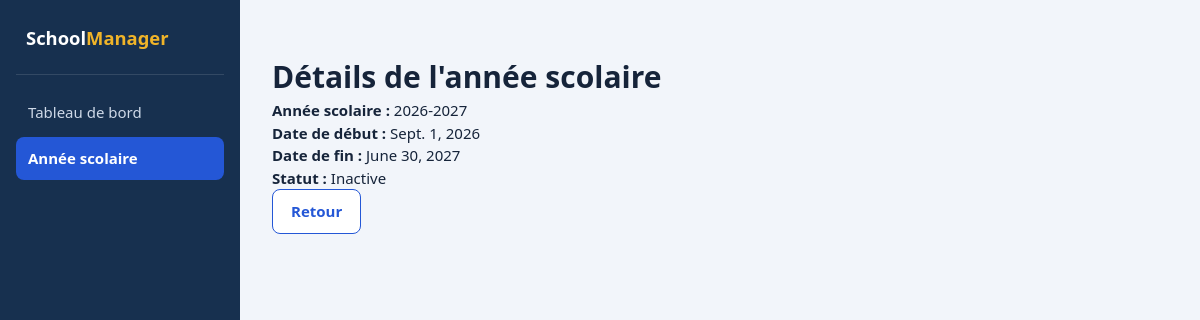
Page /school-years/1/ on the earlier database version.
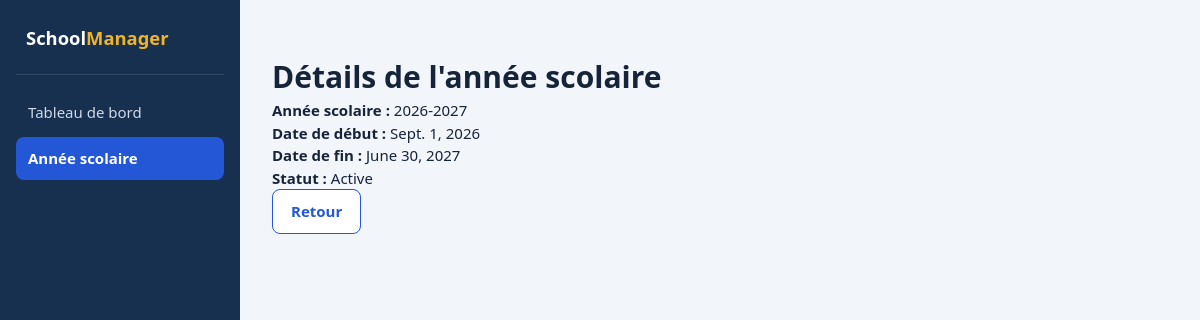
Same page on the later database version.
### schools/views/school_year_view.py (the view)
# urls.py: path("school-years/<int:id>/", school_year_detail_view, name="school_year_detail"),
def school_year_detail_view(request, id):
    school_year = get_object_or_404(SchoolYear, id=id)
    context = {
        "pages": "school_year",
        "school_year": school_year,
    }
    return render(request, "pages/admin/school_year/detail.html", context)

### templates/pages/admin/school_year/detail.html
{% extends "layouts/base_admin.html" %}
{% block content %}
<div class="container mx-auto p-6">
    <h1 class="text-2xl font-bold mb-6">
        Détails de l'année scolaire
    </h1>
    <div class="bg-white rounded-lg shadow p-6">
        <p>
            <strong>Année scolaire :</strong>
            {{ school_year.name }}
        </p>
        <p>
            <strong>Date de début :</strong>
            {{ school_year.start_date }}
        </p>
        <p>
            <strong>Date de fin :</strong>
            {{ school_year.end_date }}
        </p>
        <p>
            <strong>Statut :</strong>
            {% if school_year.is_active %}
                <span class="text-green-600">Active</span>
            {% else %}
                <span class="text-red-600">Inactive</span>
            {% endif %}
        </p>
        <a href="{% url 'school_year' %}"
           class="btn btn-secondary mt-4">
            Retour
        </a>
    </div>
</div>
{% endblock %}

Differences in the rows shown:
changed SchoolYear: is_active False → True (drawn)
Other differences:
text no longer shown: "Inactive"
text now shown: "Active"
